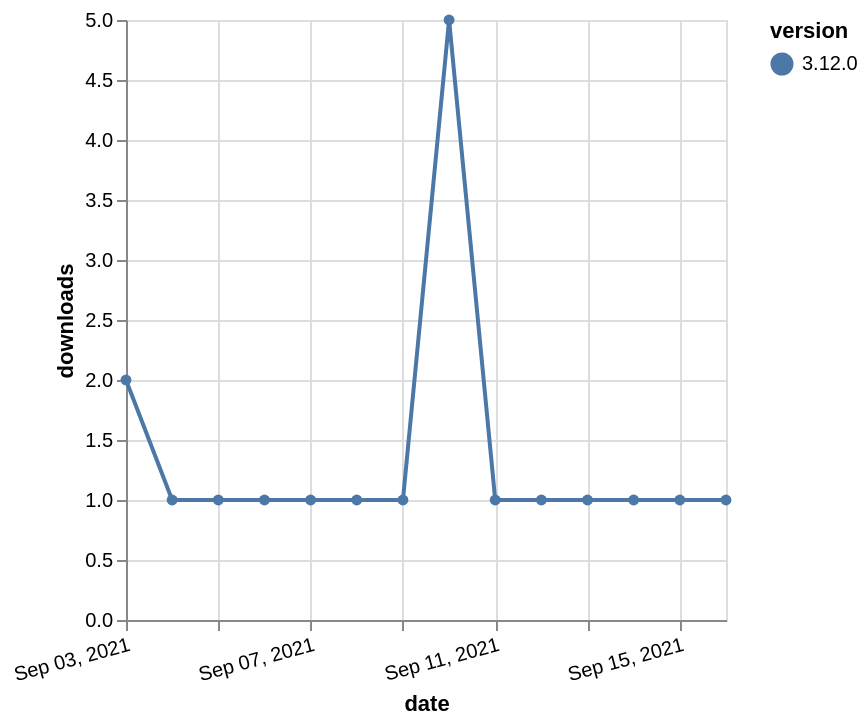

Express this chart as Vega-Lite.
### Vega-Lite specification from a JSON file in a GitHub repository (floating-point values rounded to 4 significant figures)
{"$schema": "https://vega.github.io/schema/vega-lite/v5.json", "description": "A simple bar chart with embedded data.", "data": {"values": [{"date": "2021-09-03", "total": 490, "delta": 2, "version": "3.12.0"}, {"date": "2021-09-04", "total": 491, "delta": 1, "version": "3.12.0"}, {"date": "2021-09-05", "total": 492, "delta": 1, "version": "3.12.0"}, {"date": "2021-09-06", "total": 493, "delta": 1, "version": "3.12.0"}, {"date": "2021-09-07", "total": 494, "delta": 1, "version": "3.12.0"}, {"date": "2021-09-08", "total": 495, "delta": 1, "version": "3.12.0"}, {"date": "2021-09-09", "total": 496, "delta": 1, "version": "3.12.0"}, {"date": "2021-09-10", "total": 501, "delta": 5, "version": "3.12.0"}, {"date": "2021-09-11", "total": 502, "delta": 1, "version": "3.12.0"}, {"date": "2021-09-12", "total": 503, "delta": 1, "version": "3.12.0"}, {"date": "2021-09-13", "total": 504, "delta": 1, "version": "3.12.0"}, {"date": "2021-09-14", "total": 505, "delta": 1, "version": "3.12.0"}, {"date": "2021-09-15", "total": 506, "delta": 1, "version": "3.12.0"}, {"date": "2021-09-16", "total": 507, "delta": 1, "version": "3.12.0"}]}, "width": "container", "mark": {"type": "line", "point": {"filled": true}}, "encoding": {"x": {"field": "date", "type": "temporal", "timeUnit": "yearmonthdate", "title": "date", "axis": {"labelAngle": -15}}, "y": {"field": "delta", "type": "quantitative", "title": "downloads"}, "color": {"field": "version", "type": "nominal"}, "tooltip": {"field": "delta"}}}
